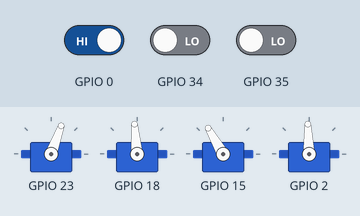
The sketch below on a simulated ESP32. Shown: 4 × servo. The test bench sets the inputs (shaded band); at power-on: GPIO 0 HIGH, GPIO 34 LOW, GPIO 35 LOW. What the sketch prints to the serial monitor is not drawn.

Above: at 1.2 s.
1.3 s: GPIO 0 driven LOW
At 1.65 s:
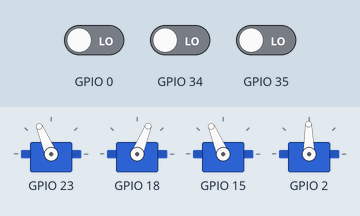
4.3 s: GPIO 0 driven HIGH
At 5.26 s:
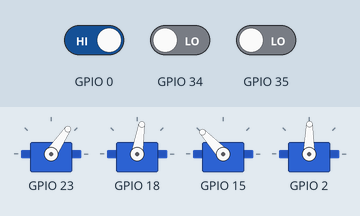
7.3 s: GPIO 34 driven HIGH
10.3 s: GPIO 35 driven HIGH
At 11.3 s:
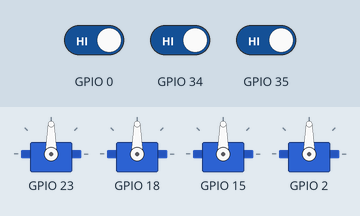
12.1 s: GPIO 34 driven LOW
At 12.85 s:
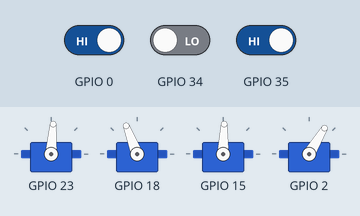
15.1 s: GPIO 0 driven LOW
Timing chart, 0 to 31.6 s (numbered marks = the images above; inputs shaded):
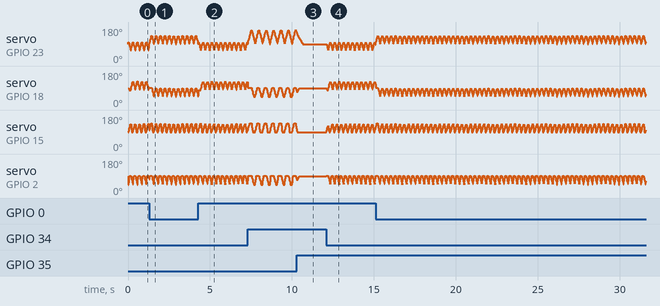

Measured:
- after the input at 10.3 s, servo on GPIO 15: goes on until 10.3 s, then stays 90°

The sketch:

ServoStates.ino
```cpp
#include <ESP32Servo.h>
#define POT A0

Servo servos[4];
enum Movement{
  idle=0,
  forward,
  backward,
  turnRight,
  turnLeft
};
Movement moveState = idle;
void setup() {
  Serial.begin(115200);
  servos[0].attach(23);
  servos[1].attach(18);
  servos[2].attach(15);
  servos[3].attach(2);
  pinMode(0, INPUT);
  pinMode(34, INPUT);
  pinMode(35, INPUT);

  servos[0].write(90);
  servos[1].write(90);
  servos[2].write(90);
  servos[3].write(90);
}

int moveDegree = 45;
int leftL = 90;
int leftF = 90;
int rightL = 90-moveDegree;
int rightF = 90-moveDegree;
int leftV = 1;
int rightV = 1;
void loop() {
  handleMovement();
  Serial.println(moveState);
  if(digitalRead(0) == LOW){
    moveState = forward;
  }
  else if(digitalRead(34) == LOW){
    moveState = backward;
  }
  else if(digitalRead(35) == LOW){
    moveState = turnRight;
  }
  else{
    moveState = idle;
  }
}
int delayTime = 0;
int currTime = millis();
void handleMovement(){
  int moveDegree = 45;
  int idleDegree = 90;
//  int angles = {{90, 90, 90, 90},
//                {90+moveDegree, 90-moveDegree, 90+moveDegree, 90-moveDegree}};
  if(millis() > currTime){
    switch(moveState){
      case idle:{
        Serial.print(signbit(90 - leftL) ? 1 : -1);
        Serial.print(" ");
        Serial.println(signbit(90 - leftF) ? 1 : -1);

        Serial.print(signbit(90 - rightL) ? 1 : -1);
        Serial.print(" ");
        Serial.println(signbit(90 - rightF) ? 1 : -1);

        Serial.print(leftL);
        Serial.print(" ");
        Serial.println(leftF);
        Serial.print(rightL);
        Serial.print(" ");
        Serial.println(rightF);
        Serial.println("----");
        if(leftL != 90) {
          leftL += signbit(90 - leftL) ? -1 : 1;
          servos[0].write(leftL);
        }
        if(leftF != 90){
          leftF += signbit(90 - leftF) ? -1 : 1;
          servos[2].write(leftF);
        }
        if(rightL != 90){
          rightL += signbit(90 - rightL) ? -1 : 1;
          servos[1].write(rightL);
        }
        if(rightF != 90){
          rightF += signbit(90 - rightF) ? -1 : 1;
          servos[3].write(rightF);
        }

        Serial.println("====================================");
        break;
      }
      case forward:{
        leftL = constrain(leftL, 90, 90+moveDegree);
        leftF = constrain(leftF, 90, 90+moveDegree);
        rightL = constrain(rightL, 90-moveDegree, 90);
        rightF = constrain(rightF, 90-moveDegree, 90);
        leftL += leftV;
        if(leftV < 0){
          leftF += leftV*2;
        }
        else{
          leftF += leftV;
        }

        rightL += rightV;
        if(rightV > 0){
          rightF += rightV*2;
        }
        else{
          rightF += rightV;
        }
        if(leftL >= 90+moveDegree || leftL <= 90){
          leftV = -leftV;
          rightV = -rightV;
        }
  //      if(rightL <= 90-moveDegree || rightL >= 90){
  //      }
        servos[0].write(leftL);
        servos[1].write(rightL);
        servos[2].write(leftF);
        servos[3].write(rightF);
        Serial.print(leftV);
        Serial.print(" ");
        Serial.println(rightV);
        Serial.print(leftL);
        Serial.print(" ");
        Serial.println(leftF);
        Serial.print(rightL);
        Serial.print(" ");
        Serial.println(rightF);
        Serial.println("----");
        break;
      }
      case backward:{
        leftL = constrain(leftL, 100-moveDegree, 100);
        leftF = constrain(leftF, 90, 90+moveDegree);
        rightL = constrain(rightL, 80, 80+moveDegree);
        rightF = constrain(rightF, 90-moveDegree, 90);
        leftL += leftV;
        if(leftV > 0){
          leftF += -leftV*2;
        }
        else{
          leftF += -leftV;
        }

        rightL += rightV;
        if(rightV < 0){
          rightF += -rightV*2;
        }
        else{
          rightF += -rightV;
        }
        if(leftL <= 100-moveDegree || leftL >= 100){
          leftV = -leftV;
          rightV = -rightV;
        }
  //      if(rightL <= 90-moveDegree || rightL >= 90){
  //      }
        servos[0].write(leftL);
        servos[1].write(rightL);
        servos[2].write(leftF);
        servos[3].write(rightF);
        Serial.print(leftV);
        Serial.print(" ");
        Serial.println(rightV);
        Serial.print(leftL);
        Serial.print(" ");
        Serial.println(leftF);
        Serial.print(rightL);
        Serial.print(" ");
        Serial.println(rightF);
        Serial.println("----");
        break;
      }
      case turnRight:{
        leftL = constrain(leftL, 90, 90+moveDegree+30);
        leftF = constrain(leftF, 90, 90+moveDegree);
        rightL = constrain(rightL, 90-moveDegree, 90);
        rightF = constrain(rightF, 90-moveDegree, 90);
        leftL += leftV;
        if(leftV < 0){
          leftF += leftV*2;
        }
        else{
          leftF += leftV;
        }

        rightL += rightV;
        if(rightV > 0){
          rightF += rightV*2;
        }
        else{
          rightF += rightV;
        }
        if(leftL >= 90+moveDegree+30 || leftL <= 90){
          leftV = -leftV;
          rightV = -rightV;
        }
        if(rightL <= 90-moveDegree || rightL >= 90){
  //        leftV = -leftV;
  //        rightV = -rightV;
        }
        servos[0].write(leftL);
        servos[1].write(rightL);
        servos[2].write(leftF);
        servos[3].write(rightF);
        Serial.print(leftV);
        Serial.print(" ");
        Serial.println(rightV);
        Serial.print(leftL);
        Serial.print(" ");
        Serial.println(leftF);
        Serial.print(rightL);
        Serial.print(" ");
        Serial.println(rightF);
        Serial.println("----");
        break;
      }
      case turnLeft:{

         break;
      }
      default:{

         break;
      }
    }
    currTime = millis() + delayTime;
  }
}
```
